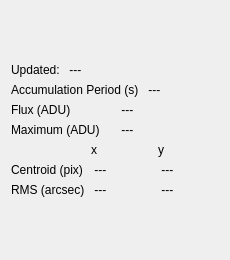
<?xml version="1.0" encoding="UTF-8"?>
<ui version="4.0">
 <class>CameraData</class>
 <widget class="QWidget" name="CameraData">
  <property name="geometry">
   <rect>
    <x>0</x>
    <y>0</y>
    <width>230</width>
    <height>260</height>
   </rect>
  </property>
  <property name="windowTitle">
   <string>Form</string>
  </property>
  <layout class="QVBoxLayout" name="verticalLayout">
   <item>
    <spacer name="verticalSpacer_2">
     <property name="orientation">
      <enum>Qt::Vertical</enum>
     </property>
     <property name="sizeHint" stdset="0">
      <size>
       <width>20</width>
       <height>20</height>
      </size>
     </property>
    </spacer>
   </item>
   <item>
    <layout class="QHBoxLayout" name="horizontalLayout" stretch="0,1">
     <item>
      <widget class="QLabel" name="bufferUpdatedLabel">
       <property name="text">
        <string>Updated:</string>
       </property>
      </widget>
     </item>
     <item>
      <widget class="QLabel" name="bufferUpdatedValueLabel">
       <property name="minimumSize">
        <size>
         <width>100</width>
         <height>0</height>
        </size>
       </property>
       <property name="text">
        <string> --- </string>
       </property>
      </widget>
     </item>
    </layout>
   </item>
   <item>
    <layout class="QGridLayout" name="gridLayout_3">
     <item row="0" column="0">
      <widget class="QLabel" name="accumPeriodLabel">
       <property name="text">
        <string>Accumulation Period (s)</string>
       </property>
      </widget>
     </item>
     <item row="0" column="1">
      <widget class="QLabel" name="accumPeriodValueLabel">
       <property name="minimumSize">
        <size>
         <width>50</width>
         <height>0</height>
        </size>
       </property>
       <property name="text">
        <string> --- </string>
       </property>
      </widget>
     </item>
    </layout>
   </item>
   <item>
    <layout class="QGridLayout" name="gridLayout_2">
     <item row="0" column="0">
      <widget class="QLabel" name="fluxLabel">
       <property name="text">
        <string>Flux (ADU)</string>
       </property>
      </widget>
     </item>
     <item row="0" column="1">
      <widget class="QLabel" name="fluxValueLabel">
       <property name="minimumSize">
        <size>
         <width>50</width>
         <height>0</height>
        </size>
       </property>
       <property name="text">
        <string> --- </string>
       </property>
      </widget>
     </item>
     <item row="1" column="0">
      <widget class="QLabel" name="maxAdcLabel">
       <property name="text">
        <string>Maximum (ADU)</string>
       </property>
      </widget>
     </item>
     <item row="1" column="1">
      <widget class="QLabel" name="maxAdcValueLabel">
       <property name="minimumSize">
        <size>
         <width>50</width>
         <height>0</height>
        </size>
       </property>
       <property name="text">
        <string> --- </string>
       </property>
      </widget>
     </item>
    </layout>
   </item>
   <item>
    <layout class="QGridLayout" name="gridLayout">
     <item row="0" column="1">
      <widget class="QLabel" name="coordsXLabel">
       <property name="text">
        <string>x</string>
       </property>
      </widget>
     </item>
     <item row="1" column="0">
      <widget class="QLabel" name="centroidLabel">
       <property name="text">
        <string>Centroid (pix)</string>
       </property>
      </widget>
     </item>
     <item row="1" column="1">
      <widget class="QLabel" name="centroidXLabel">
       <property name="minimumSize">
        <size>
         <width>50</width>
         <height>0</height>
        </size>
       </property>
       <property name="text">
        <string> --- </string>
       </property>
      </widget>
     </item>
     <item row="1" column="2">
      <widget class="QLabel" name="centroidYLabel">
       <property name="minimumSize">
        <size>
         <width>50</width>
         <height>0</height>
        </size>
       </property>
       <property name="text">
        <string> --- </string>
       </property>
      </widget>
     </item>
     <item row="2" column="0">
      <widget class="QLabel" name="rmsLabel">
       <property name="text">
        <string>RMS (arcsec)</string>
       </property>
      </widget>
     </item>
     <item row="2" column="1">
      <widget class="QLabel" name="rmsXLabel">
       <property name="minimumSize">
        <size>
         <width>50</width>
         <height>0</height>
        </size>
       </property>
       <property name="text">
        <string> --- </string>
       </property>
      </widget>
     </item>
     <item row="2" column="2">
      <widget class="QLabel" name="rmsYLabel">
       <property name="minimumSize">
        <size>
         <width>50</width>
         <height>0</height>
        </size>
       </property>
       <property name="text">
        <string> --- </string>
       </property>
      </widget>
     </item>
     <item row="0" column="2">
      <widget class="QLabel" name="coordsYLabel">
       <property name="text">
        <string>y</string>
       </property>
      </widget>
     </item>
    </layout>
   </item>
   <item>
    <spacer name="verticalSpacer">
     <property name="orientation">
      <enum>Qt::Vertical</enum>
     </property>
     <property name="sizeHint" stdset="0">
      <size>
       <width>20</width>
       <height>20</height>
      </size>
     </property>
    </spacer>
   </item>
  </layout>
 </widget>
 <resources/>
 <connections/>
</ui>
